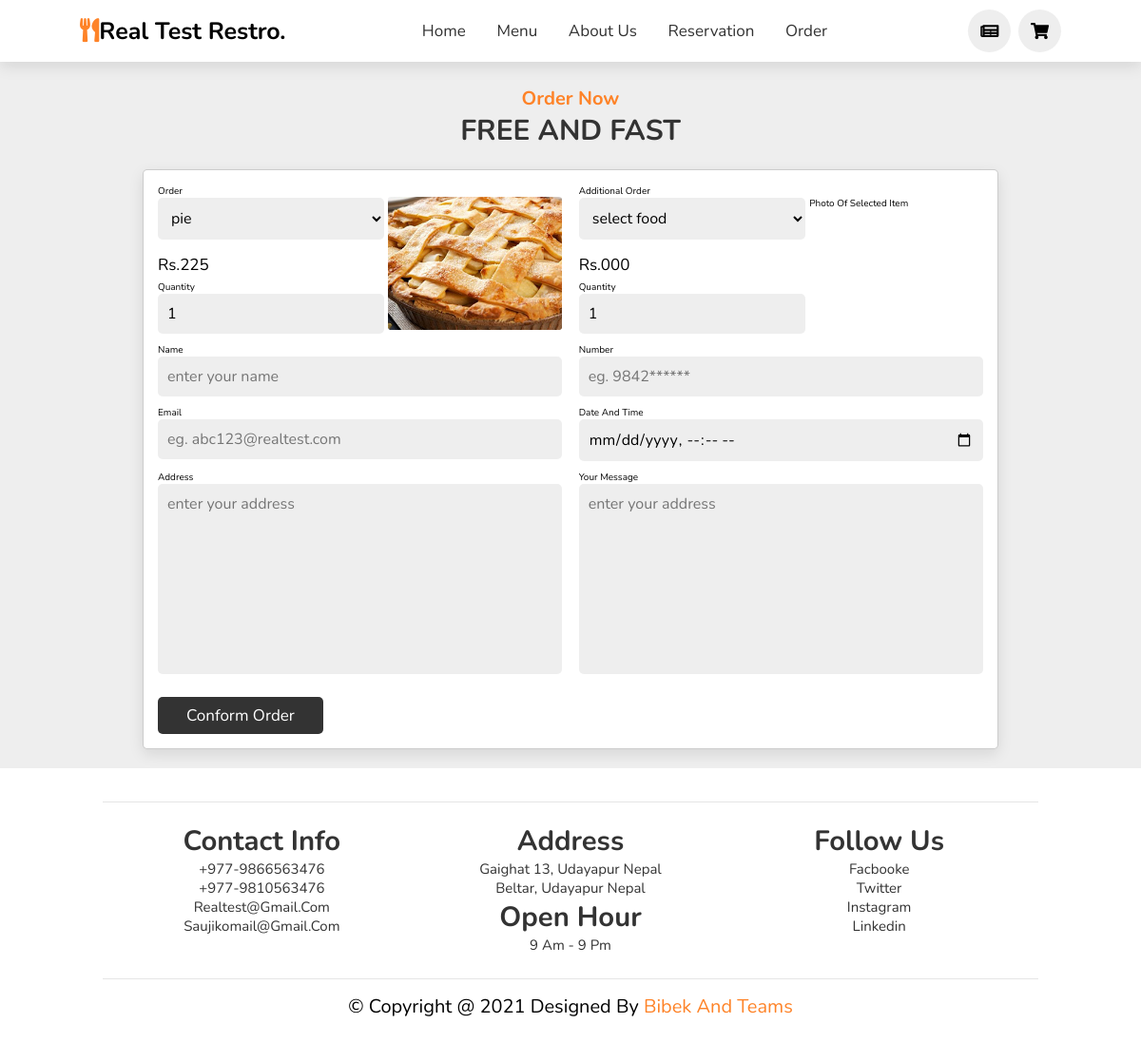
Screenshot of /order.php?food_id=18 with the database file from the repository.
### tables this page shows
CREATE TABLE `tbl_menu` (
  `id` int(10) UNSIGNED NOT NULL,
  `name` varchar(150) NOT NULL,
  `description` varchar(255) NOT NULL,
  `price` decimal(10,0) NOT NULL,
  `image_name` varchar(255) NOT NULL,
  `active` varchar(10) NOT NULL
);

### order.php (the view, shortened to what this page needs)
<?php include('partials-front/header.php'); ?>
<!-- <?php
    if(isset($_GET['food_id']))
    {
         $food_id = $_GET['food_id'];
    }
    else
    {
        $food_id = "";
    }
    if(isset($_GET['selectedId2']))
    {
        $selectedId2 = $_GET['selectedId2'];
    }
    else
    {
        $selectedId2 = "";
    }
?> -->
<section class="order" id="order" style="margin-top:6rem;">
    <h3 class="sub-heading">order now</h3>
    <h1 class="heading">free and fast</h1>
    <form action="order-process.php" method="POST">
        <div class="inputbox">
            <div class="input">
                <div class="food">
                    <div class="details">
                        <span>order</span>
                        <select name="food1" id="food1" onchange="selectId1();" required >
                            <?php
                                $sql = "SELECT * FROM tbl_menu WHERE active='yes'";
                                $res = mysqli_query($conn, $sql);
                                $count= mysqli_num_rows($res);
                                if($count>0)
                                {
                                    while($row = mysqli_fetch_assoc($res))
                                    {
                                        $id= $row['id'];
                                        $name = $row['name'];
                                        if($id==$food_id)
                                        {
                                            ?>
                                            <option value="<?php echo $id; ?>" selected><?php echo $name; ?></option>
                                            <?php
                                        }
                                            ?>
                                            <?php
                                    }
                               }
                                else
                                {
                                    ?>
                                        <option value="0">No item found</option>
                                    <?php
                                }
                            ?>
                        </select>
                        <?php
                            if($food_id != "")
                            {
                                 $sql1="SELECT * FROM tbl_menu WHERE id=$food_id";
                                 $res1=mysqli_query($conn, $sql1);
                                 $count1= mysqli_num_rows($res1);
                                 if($count1==1)
                                 {
                                     $row1= mysqli_fetch_assoc($res1);
                                     $price1=$row1['price'];
                                     $image_name1=$row1['image_name'];
                                     ?>
                                         <p>Rs.<?php echo $price1; ?></p>
                                         <span>quantity</span>
                                         <input type="number" name="quantity1" value="1" required>
                                     </div>
                                     <div class="image">
                                         <img src="<?php echo SITEURL; ?>image/menu/<?php echo $image_name1; ?>" alt="">
                                     </div>
                                     <?php
                                 }
                            }
                        ?>
                </div>
            </div>
            <div class="input">
                <div class="food">
                    <div class="details">
                        <span>additional order</span>
                        <select name="food2" id="food2" onchange="selectId2();" >
                            <option value="">select food</option>
                        </select>
                        <?php
                        if($selectedId2 != "")
                        {
                            $sql2="SELECT * FROM tbl_menu WHERE id=$selectedId2";
                            $res2=mysqli_query($conn, $sql2);
                            $count2= mysqli_num_rows($res2);
                            if($count2==1)
                            {
                                $row2= mysqli_fetch_assoc($res2);
                                $name3 =$row2['name'];
                                $price2=$row2['price'];
                                $image_name2=$row2['image_name'];
                                ?>
                                    <input type="hidden" name="food_name2" value="<?php echo $name3; ?>">
                                    <p>Rs.<?php echo $price2; ?></p>
                                    <input type="hidden" name="price2" value="<?php echo $price2; ?>">
                                    <span>quantity</span>
                                    <input type="number" name="quantity2" value="1" required>
                                </div>
                                <div class="image">
                                    <img src="<?php echo SITEURL; ?>image/menu/<?php echo $image_name2; ?>" alt="">
                                </div>
                                <?php
                            }
                        }
                        else
                        {
                            ?>
                                <p>Rs.000</p>
                                <span>quantity</span>
                                <input type="number" name="quantity2" value="1" >
                            </div>
                                <div class="image">
                                <span>photo of selected item</span>
                            </div>
                            <?php
                        }
                        ?>
                </div>
            </div>
        </div>
        <div class="inputbox">
            <div class="input">
                <span>name</span>
                <input type="text" name="customer_name" placeholder="enter your name" required>
            </div>
            <div class="input">
                <span>number</span>
                <input type="tel" name="customer_number" pattern="{0-9}{10}" placeholder="eg. 9842******" required>
            </div>
        </div>
        <div class="inputbox">
            <div class="input">
                <span>email</span>
                <input type="email" name="customer_email" placeholder="eg. abc123@realtest.com" required>
            </div>
            <div class="input">
                <span>date and time</span>
                <input type="datetime-local" name="order_date" required>
            </div>
        </div>
        <div class="inputbox">
            <div class="input">
                <span>address</span>
                <textarea name="customer_address" placeholder="enter your address" name="address"  id="" cols="30" rows="10" required></textarea>
            </div>
            <div class="input">
                <span>your message</span>
                <textarea name="message" placeholder="enter your address" name="message" id="" cols="30" rows="10"></textarea>
            </div>
        </div>
        <input type="submit" name="submit" value="conform order" class="btn">
    </form>
</section>
<?php include('partials-front/footer.php'); ?>

### css/style.css (style rules this page uses)
:root { --orange:#fe8328; --gray:#333333; --white:#ffffff; --box-shadow:0 .5rem 1.5rem rgba(0,0,0,.1); }
* { font-family: 'Nunito', sans-serif; margin: 0; padding: 0; box-sizing: border-box; text-decoration: none; outline: none; border: none; text-transform: capitalize; transition: all 0.2s linear; }
html { font-size: 62.5%; overflow-x: hidden; scroll-padding-top: 5.5rem; scroll-behavior: smooth; }
section { padding: 2rem 9%; }
.sub-heading { text-align: center; color: var(--orange); font-size: 2rem; padding-top: 1rem; }
.heading { text-align: center; color: var(--gray); font-size: 3rem; padding-bottom: 2rem; text-transform: uppercase; }
.btn { margin-top: 1rem; display: inline-block; font-size: 1.7rem; color: var(--white); background: var(--gray); border-radius: .5rem; cursor: pointer; padding: .8rem 3rem; }
.order, .reservation, .write-review { background: #eee; }
.order form, .reservation form, .write-review form { max-width: 90rem; border-radius: .5rem; box-shadow: var(--box-shadow); border: .1rem solid rgba(0,0,0,.2); background: var(--white); padding: 1.5rem; margin: 0 auto; }
.order form .inputbox, .reservation form .inputbox, .write-review form .inputbox { display: flex; flex-wrap: wrap; justify-content: space-between; }
.order form .inputbox .input, .reservation form .inputbox .input, .write-review form .inputbox .input { width: 49%; }
.order form .inputbox .input .food { display: flex; flex-wrap: wrap; justify-content: space-between; }
.order form .inputbox .input .food .image { width: 43%; margin-top: 3%; }
.order form .inputbox .input .food .image img { width: 100%; border-radius: 2%; }
.order form .inputbox .input .food .details { width: 56%; }
.order form .inputbox .input .food p { padding: .5rem 0; font-size: 1.7rem; }
.order form .inputbox .input select, .order form .inputbox .input input, .order form .inputbox .input textarea, .reservation form .inputbox .input input, .reservation form .inputbox .input textarea, .write-review form .inputbox .input input, .write-review form .inputbox .input textarea { background: #eee; border-radius: .5rem; padding: 1rem; font-size: 1.6rem; color: black; text-transform: none; margin-bottom: 1rem; width: 100%; }
.order form .inputbox .input textarea, .reservation form .inputbox .input textarea, .write-review form .inputbox .input textarea { height: 20rem; resize: none; }

### rows the page displays
tbl_menu: price "225", image_name (picture)

### other values shown
form field food1 "pie"
